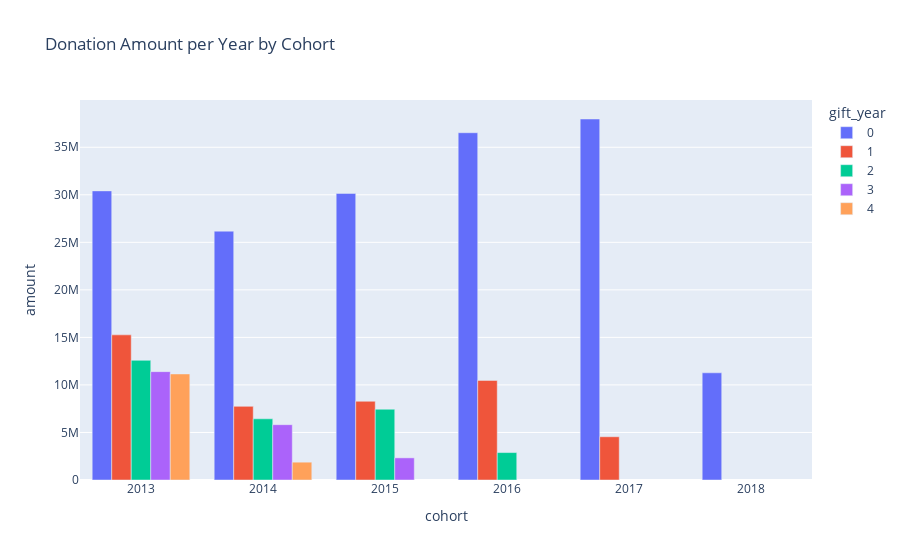

The notebook cell this image was saved under:
### Code cell
fig = px.bar(givers.groupby(['gift_year', 'cohort']).sum().reset_index(), x="cohort", y='amount', color='gift_year', barmode='group',  
             title="Donation Amount per Year by Cohort")

#fig.update_xaxes(type='category')
fig.show()

### Figure 1 — Plotly figure (JSON) as saved in the notebook; plotly's stock layout.template omitted (floating-point values rounded to 4 significant figures)
{"data": [{"alignmentgroup": "True", "hovertemplate": "gift_year=0<br>cohort=%{x}<br>amount=%{y}<extra></extra>", "legendgroup": "0", "marker": {"color": "#636efa"}, "name": "0", "offsetgroup": "0", "orientation": "v", "showlegend": true, "textposition": "auto", "type": "bar", "x": ["2013", "2014", "2015", "2016", "2017", "2018"], "xaxis": "x", "y": [30410000.0, 26170000.0, 30150000.0, 36530000.0, 37970000.0, 11280000.0], "yaxis": "y"}, {"alignmentgroup": "True", "hovertemplate": "gift_year=1<br>cohort=%{x}<br>amount=%{y}<extra></extra>", "legendgroup": "1", "marker": {"color": "#EF553B"}, "name": "1", "offsetgroup": "1", "orientation": "v", "showlegend": true, "textposition": "auto", "type": "bar", "x": ["2013", "2014", "2015", "2016", "2017"], "xaxis": "x", "y": [15270000.0, 7746000.0, 8281000.0, 10480000.0, 4550000.0], "yaxis": "y"}, {"alignmentgroup": "True", "hovertemplate": "gift_year=2<br>cohort=%{x}<br>amount=%{y}<extra></extra>", "legendgroup": "2", "marker": {"color": "#00cc96"}, "name": "2", "offsetgroup": "2", "orientation": "v", "showlegend": true, "textposition": "auto", "type": "bar", "x": ["2013", "2014", "2015", "2016"], "xaxis": "x", "y": [12590000.0, 6438000.0, 7444000.0, 2886000.0], "yaxis": "y"}, {"alignmentgroup": "True", "hovertemplate": "gift_year=3<br>cohort=%{x}<br>amount=%{y}<extra></extra>", "legendgroup": "3", "marker": {"color": "#ab63fa"}, "name": "3", "offsetgroup": "3", "orientation": "v", "showlegend": true, "textposition": "auto", "type": "bar", "x": ["2013", "2014", "2015"], "xaxis": "x", "y": [11400000.0, 5819000.0, 2329000.0], "yaxis": "y"}, {"alignmentgroup": "True", "hovertemplate": "gift_year=4<br>cohort=%{x}<br>amount=%{y}<extra></extra>", "legendgroup": "4", "marker": {"color": "#FFA15A"}, "name": "4", "offsetgroup": "4", "orientation": "v", "showlegend": true, "textposition": "auto", "type": "bar", "x": ["2013", "2014"], "xaxis": "x", "y": [11160000.0, 1875000.0], "yaxis": "y"}], "layout": {"barmode": "group", "legend": {"title": {"text": "gift_year"}, "tracegroupgap": 0}, "title": {"text": "Donation Amount per Year by Cohort"}, "xaxis": {"anchor": "y", "domain": [0, 1], "title": {"text": "cohort"}}, "yaxis": {"anchor": "x", "domain": [0, 1], "title": {"text": "amount"}}}}
